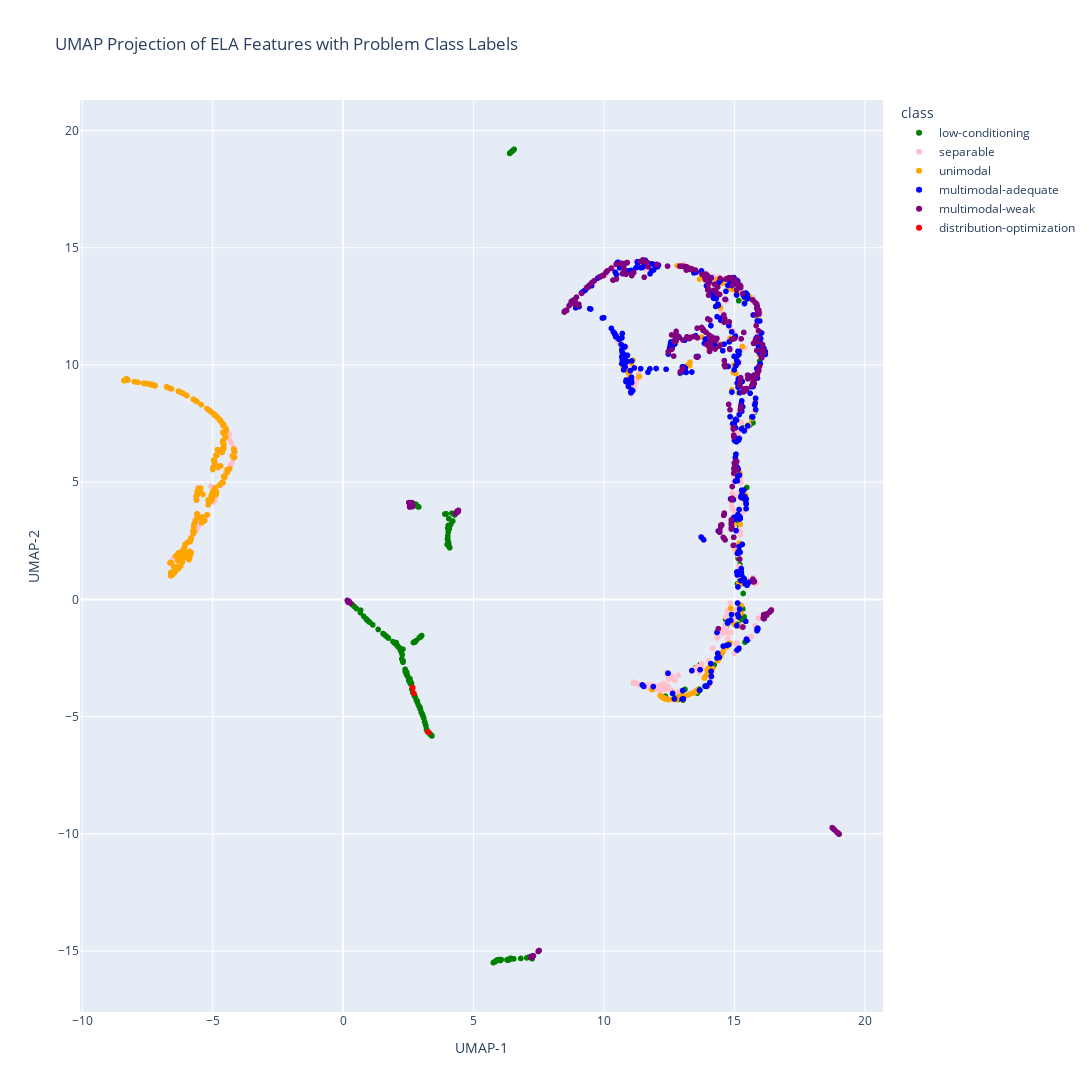

Notebook cell for this chart:
### Markdown cell above
UMAP visualization:

### Code cell
import plotly.express as px

umap = UMAP(n_components=2, random_state=42)
umap_all = umap.fit_transform(
    all_features_df.drop(columns=["fid", "iid", "dim", "class", "ela_level.lda_qda_25"])
)
umap_df = pd.DataFrame(umap_all, columns=["UMAP-1", "UMAP-2"])
umap_df["class"] = all_features_df["class"].values
color_map = {
    "distribution-optimization": "red",
    "low-conditioning": "green",
    "separable": "pink",
    "unimodal": "orange",
    "multimodal-adequate": "blue",
    "multimodal-weak": "purple",
}

fig = px.scatter(
    umap_df,
    x="UMAP-1",
    y="UMAP-2",
    color="class",
    title="UMAP Projection of ELA Features with Problem Class Labels",
    width=1200,  # width in pixels
    height=1200,  # height in pixels
    color_discrete_map=color_map,
)


fig.show()

### Figure 1 — Plotly figure (JSON) as saved in the notebook; plotly's stock layout.template omitted (floating-point values rounded to 4 significant figures; data arrays with more than 128 entries replaced by an {"elided": "..."} marker saying what was removed)
{"data": [{"hovertemplate": "class=low-conditioning<br>UMAP-1=%{x}<br>UMAP-2=%{y}<extra></extra>", "legendgroup": "low-conditioning", "marker": {"color": "green", "symbol": "circle"}, "mode": "markers", "name": "low-conditioning", "showlegend": true, "type": "scattergl", "x": {"elided": "320 float values"}, "xaxis": "x", "y": {"elided": "320 float values"}, "yaxis": "y"}, {"hovertemplate": "class=separable<br>UMAP-1=%{x}<br>UMAP-2=%{y}<extra></extra>", "legendgroup": "separable", "marker": {"color": "pink", "symbol": "circle"}, "mode": "markers", "name": "separable", "showlegend": true, "type": "scattergl", "x": {"elided": "400 float values"}, "xaxis": "x", "y": {"elided": "400 float values"}, "yaxis": "y"}, {"hovertemplate": "class=unimodal<br>UMAP-1=%{x}<br>UMAP-2=%{y}<extra></extra>", "legendgroup": "unimodal", "marker": {"color": "orange", "symbol": "circle"}, "mode": "markers", "name": "unimodal", "showlegend": true, "type": "scattergl", "x": {"elided": "400 float values"}, "xaxis": "x", "y": {"elided": "400 float values"}, "yaxis": "y"}, {"hovertemplate": "class=multimodal-adequate<br>UMAP-1=%{x}<br>UMAP-2=%{y}<extra></extra>", "legendgroup": "multimodal-adequate", "marker": {"color": "blue", "symbol": "circle"}, "mode": "markers", "name": "multimodal-adequate", "showlegend": true, "type": "scattergl", "x": {"elided": "400 float values"}, "xaxis": "x", "y": {"elided": "400 float values"}, "yaxis": "y"}, {"hovertemplate": "class=multimodal-weak<br>UMAP-1=%{x}<br>UMAP-2=%{y}<extra></extra>", "legendgroup": "multimodal-weak", "marker": {"color": "purple", "symbol": "circle"}, "mode": "markers", "name": "multimodal-weak", "showlegend": true, "type": "scattergl", "x": {"elided": "400 float values"}, "xaxis": "x", "y": {"elided": "400 float values"}, "yaxis": "y"}, {"hovertemplate": "class=distribution-optimization<br>UMAP-1=%{x}<br>UMAP-2=%{y}<extra></extra>", "legendgroup": "distribution-optimization", "marker": {"color": "red", "symbol": "circle"}, "mode": "markers", "name": "distribution-optimization", "showlegend": true, "type": "scattergl", "x": [2.714, 2.663, 2.652, 2.664, 3.28, 3.255], "xaxis": "x", "y": [-4.008, -3.768, -3.758, -3.79, -5.673, -5.646], "yaxis": "y"}], "layout": {"height": 1200, "legend": {"title": {"text": "class"}, "tracegroupgap": 0}, "title": {"text": "UMAP Projection of ELA Features with Problem Class Labels"}, "width": 1200, "xaxis": {"anchor": "y", "domain": [0, 1], "title": {"text": "UMAP-1"}}, "yaxis": {"anchor": "x", "domain": [0, 1], "title": {"text": "UMAP-2"}}}}
